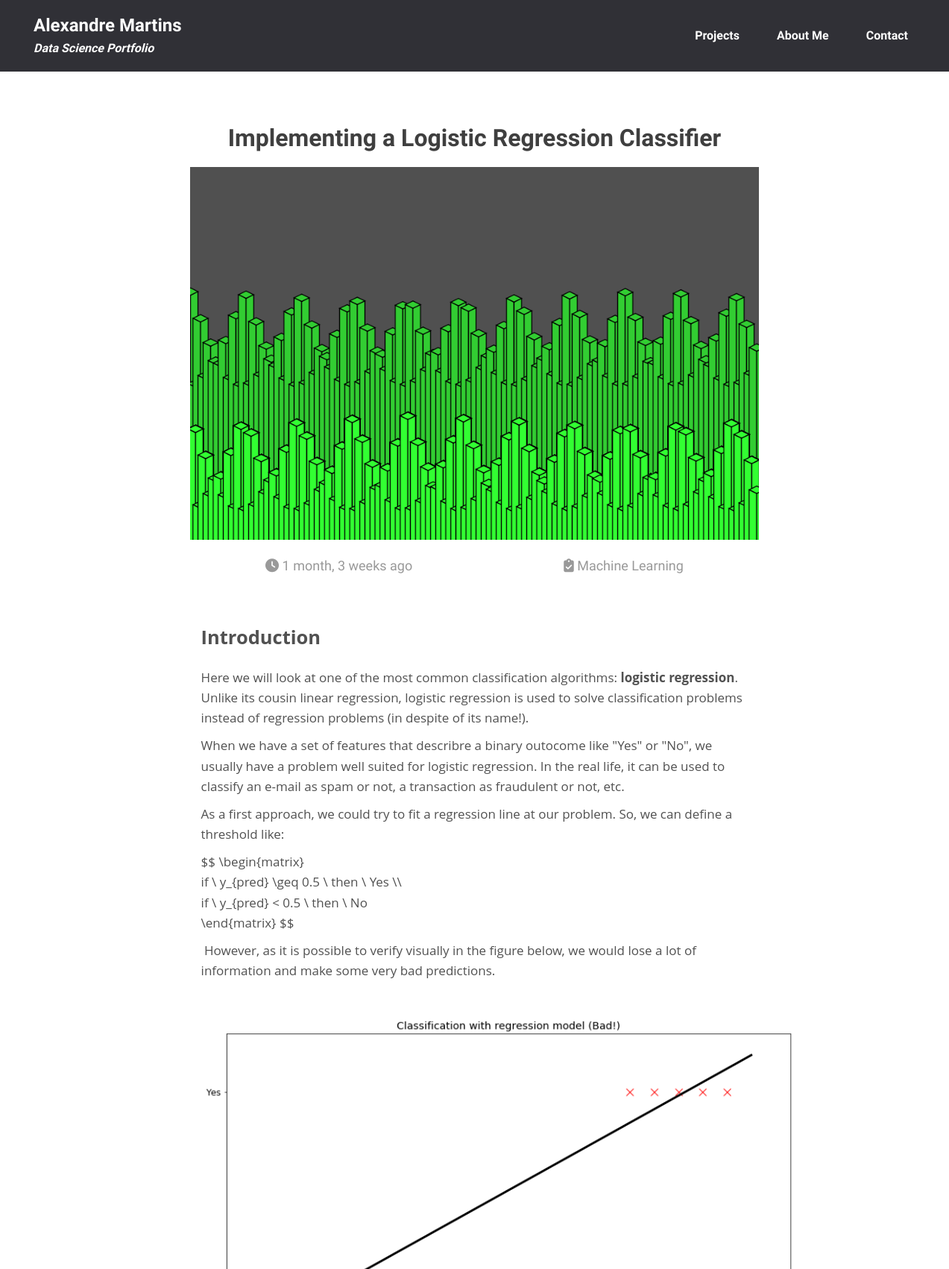
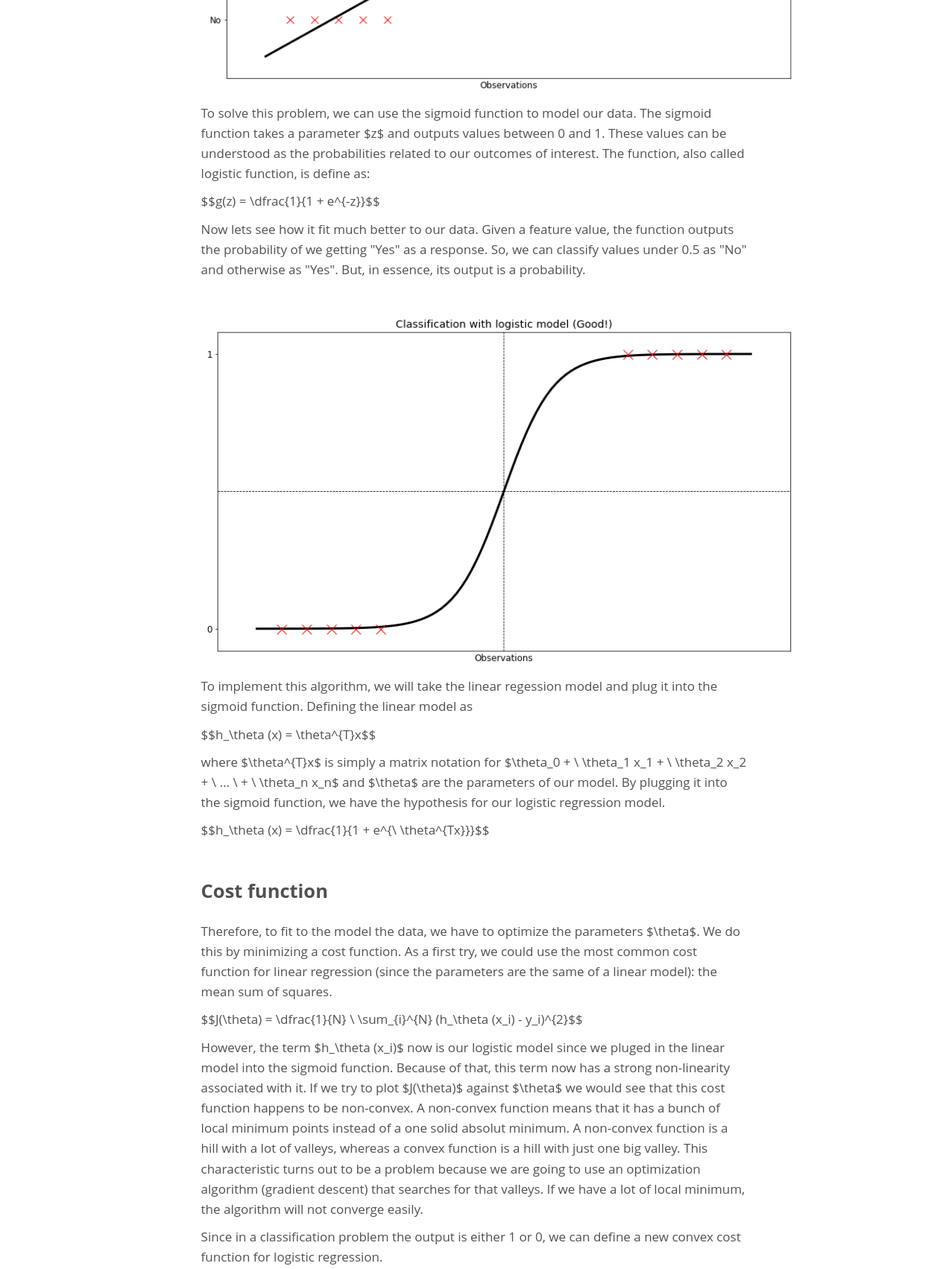
Screenshot of /articles/post/2/ (upper part) with the database file from the repository (2 pictures, top to bottom).
### articles/models.py (models this page shows, shortened)
class Post(models.Model):
    title = models.CharField(max_length = 100)
    overview = RichTextField(blank=True, null=True, config_name='overview')
    timestamp = models.DateTimeField(auto_now_add = True)
    content = RichTextUploadingField(blank=True, null=True)
    thumbnail = models.ImageField(upload_to='media/post_list_pic/')
    categories = models.ManyToManyField(Category)
    like_count = models.IntegerField(default=0, null=True)

class Category(models.Model):
    title = models.CharField(max_length = 20)
    def __str__(self):
        return self.title

### articles/views.py (the view)
# urls.py: path('post/<id>/', views.post, name='posts')
def post(request, id):
    post = get_object_or_404(Post, id=id)
    context = {
        'post': post
    }
    return render(request, 'articles/post.html', context)

### articles/templates/articles/post.html
{% extends 'base.html' %}
{% load static %}
{% block content %}
<div class="main-post-container">
    <div class="post-header">
        <div class="post-title">
            <h1>{{ post.title }}</h1>
        </div>
        <div class="post-tumbnail">
            <img src="{{ post.thumbnail.url }}" alt="">
        </div>
        <div class="post-info">
            <span><i class = "fas fa-clock"></i> {{ post.timestamp|timesince }} ago</span>
            {% for cat in post.categories.all %}
            <span><i class="fas fa-clipboard-check"></i> {{ cat }}</span>
            {% endfor %}
        </div>
    </div>
    <div class="post-body">
        {{ post.content | safe }}
    </div>
</div>
{% endblock content %}

### static/style.css (style rules this page uses)
* { box-sizing: border-box; padding: 0; margin: 0; }
html, body { height: 100%; background-color: #fff; font-family: "B612", sans-serif; }
.post-body { line-height: 1.5; margin-bottom: 70px; margin-top: 20px; text-align: left; font-size: 16px; padding: 15px; }
.main-post-container { display: flex; width: 60%; margin: auto; flex-direction: column; }
.main-post-container .post-header { display: flex; width: 100%; margin-top: 20px; margin-bottom: 20px; flex-direction: column; }
.main-post-container .post-header .post-title h1 { margin-bottom: 20px; margin-top: 50px; color: rgb(63, 63, 63); text-align: center; }
.main-post-container .post-header .post-tumbnail img { width: 100%; height: 500px; background-size: cover; }
.main-post-container .post-header .post-info { display: flex; justify-content: space-around; color: #999; font-size: 18px; margin-bottom: 10px; margin-top: 20px; }
.main-post-container .post-body { font-family: "Open Sans", sans-serif; text-align: left; line-height: 1.6; color: #515151; font-size: 17px; font-weight: 400; }
.main-post-container .post-body h2 { margin-bottom: 20px; }
.main-post-container .post-body p { margin-bottom: 10px; }
.main-post-container .post-body p img { text-align: left; display: block; margin: inherit; width: 12%; height: 12%; }

### rows the page displays
Post: title "Implementing a Logistic Regression Classifier", thumbnail (picture), timestamp "1 month, 3 weeks", content "Introduction Here we will look at one of the most common classification algorithms: logistic regression . Unlike its cousin linear regression, logistic regression is used to solve classification problems instead of regression problems (in despite of its name!). When we have a set of features that describre a binary outocome like \"Yes\" or \"No\", we usually have a problem well suited for logistic regression. In the real life, it can be used to classify an e-mail as spam or not, a transaction as fraudulent or not, etc. As a first approach, we could try to fit a regression line at our problem. So, we can define a threshold like: $$ \\begin{matrix} if \\ y_{pred} \\geq 0.5 \\ then \\ Yes \\\\ if \\…", content (picture)
Category: title "Machine Learning"
